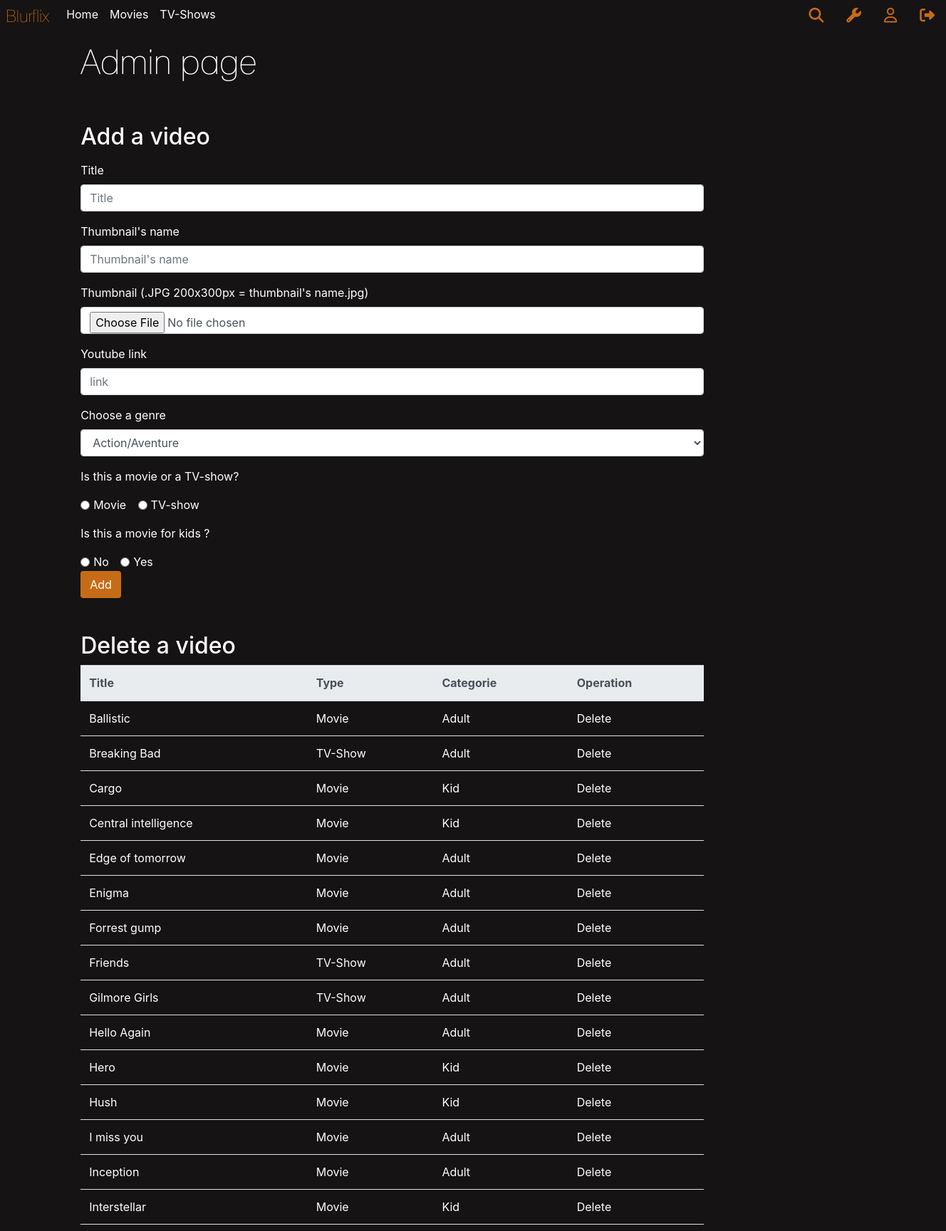
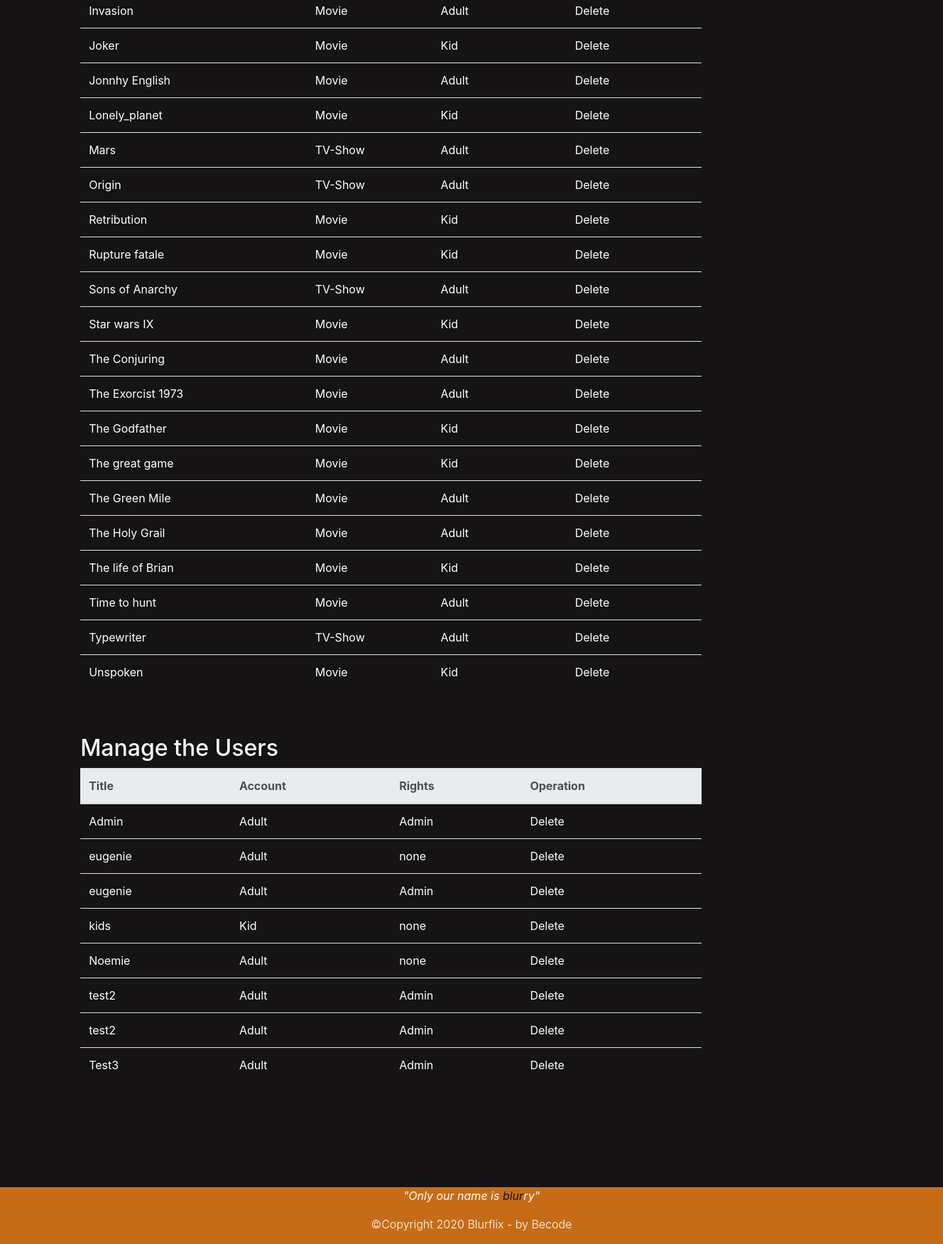
Page /admin.php (signed in) on the committed database (2 pictures, top to bottom).
### tables this page shows
CREATE TABLE IF NOT EXISTS `entities` (
  `Id` int(11) NOT NULL AUTO_INCREMENT,
  `Name` varchar(200) NOT NULL,
  `Thumbnails` varchar(200) NOT NULL,
  `Preview` varchar(400) NOT NULL,
  `CategoryId` int(10) NOT NULL,
  `movies` int(11) DEFAULT NULL,
  `adult` int(11) DEFAULT NULL,
  PRIMARY KEY (`Id`),
  KEY `CategoryId` (`CategoryId`)
);

CREATE TABLE IF NOT EXISTS `users` (
  `Id` int(20) NOT NULL AUTO_INCREMENT,
  `Username` varchar(200) NOT NULL,
  `Email` varchar(200) NOT NULL,
  `Password` varchar(200) NOT NULL,
  `Adult` char(1) NOT NULL,
  `Admin` int(11) NOT NULL DEFAULT '0',
  PRIMARY KEY (`Id`)
);

### admin.php (the view, shortened to what this page needs)
<!doctype html>
<html lang="en">
<head>
    <link rel="stylesheet" href="https://stackpath.bootstrapcdn.com/bootstrap/4.5.2/css/bootstrap.min.css"
>
    <link rel="stylesheet" href="assetsCSS/Homestyle.css">
</head>
<body>
    <?php
    include 'header.php';
    ?>
    <section class="container-fluid flexaccount text-white">
        <div class='row'>
            <div class="col-12 offset-md-1">
                <h1 class="fontfamily">Admin page</h1>
            </div>
        </div>
        <div class='row mt-5'>
            <div class="col-8 offset-1">
                <h2> Add a video</h2>
                <form class="form-container" action="admincible.php" method="post" enctype="multipart/form-data">
                    <div class="form-group">
                        <label for="title">Title</label>
                        <input type="text" class="form-control" id="title" placeholder="Title" name="title" required>
                    </div>
                    <div class="form-group">
                        <label for="thumbnailname">Thumbnail's name</label>
                        <input type="text" class="form-control" id="thumbnailname" placeholder="Thumbnail's name" name="thumbnailname" required>
                    </div>
                    <div class="form-group">
                        <label for="thumbnail">Thumbnail (.JPG 200x300px = thumbnail's name.jpg)</label>
                        <input type="file" class="form-control" id="thumbnail" name="thumbnail" required>
                    </div>
                    <div class="form-group">
                        <label for="preview">Youtube link</label>
                        <input type="text" class="form-control" id="preview" placeholder="link" name="preview" required>
                    </div>
                    <div class="form-group">
                        <label for="category">Choose a genre</label>
                        <select name="category" class="form-control" id="category">
                            <option value="1">Action/Aventure</option>
                        </select>
                    </div>
                    <p>Is this a movie or a TV-show? <p>
                    <div class="form-check form-check-inline">
                        <input class="form-check-input" type="radio" id="movie"  name="movies" value="1" required>
                        <label class="form-check-label" for="movie">Movie</label>
                    </div>
                    <div class="form-group form-check form-check-inline">
                        <input class="form-check-input" type="radio"  id="tvshow"  name="movies" value="0">
                        <label class="form-check-label" for="tvshow">TV-show</label>
                    </div>
                    <p>Is this a movie for kids ? <p>
                    <div class="form-check form-check-inline">
                        <input class="form-check-input" type="radio" id="adult"  name="adult" value="1" required>
                        <label class="form-check-label" for="adult">No</label>
                    </div>
                    <div class="form-check form-check-inline">
                        <input class="form-check-input" type="radio"  id="kid"  name="adult" value="0">
                        <label class="form-check-label" for="kid">Yes</label>
                    </div>
                    <input type="submit" value="Add" class="btn buttonconfirm text-white">
                </form>
            </div>
        </div>
        <div class='row mt-5'>
            <div class="col-8 offset-1">
                <h2> Delete a video</h2>
                <table style="width:100%" class="table text-white">
                <thead class="thead-light">
                <tr>
                <th scope="col">Title</th>
                <th scope="col">Type</th>
                <th scope="col">Categorie</th>
                <th scope="col">Operation</th>
                </tr>
                </thead>
                <?php
                include 'connectiondatabase.php';
                $reponse = $bdd->query('SELECT * FROM entities ORDER BY Name');
                while ($donnees = $reponse->fetch())
                {
                    if($donnees['movies']==1 AND $donnees['adult']==1){
                    echo "<tr>
                    <td scope=\"row\"><a href=\"video.php?titre=" . $donnees['Name'] . "\">" . $donnees['Name'] ."</a></td>
                    <td>Movie</td>
                    <td>Adult</td>
                    <td><a href=\"admincible.php?titre=" . $donnees['Name'] . "\">Delete</a></td>
                    </tr>" ;
                }elseif($donnees['movies']==1 AND $donnees['adult']==0){
                    echo "<tr>
                    <td scope=\"row\"><a href=\"video.php?titre=" . $donnees['Name'] . "\">" . $donnees['Name'] ."</a></td>
                    <td>Movie</td>
                    <td>Kid</td>
                    <td><a href=\"admincible.php?titre=" . $donnees['Name'] . "\">Delete</a></td>
                    </tr>" ;
                }elseif($donnees['movies']==0 AND $donnees['adult']==1){
                    echo "<tr>
                    <td scope=\"row\"><a href=\"video.php?titre=" . $donnees['Name'] . "\">". $donnees['Name'] ."</a></td>
                    <td>TV-Show</td>
                    <td>Adult</td>
                    <td><a href=\"admincible.php?titre=" . $donnees['Name'] . "\">Delete</a></td>
                    </tr>" ;
                }
                }$reponse->closeCursor();
                ?>
                </table>
            </div>
        </div>
        <div class='row mt-5'>
        <div class="col-8 offset-1">
                <h2> Manage the Users</h2>
                <table style="width:100%" class="table text-white">
                <thead class="thead-light">
                <tr>
                <th scope="col">Title</th>
                <th scope="col">Account</th>
                <th scope="col">Rights</th>
                <th scope="col">Operation</th>
                </tr>
                </thead>
                <?php
                include 'connectiondatabase.php';
                $reponse = $bdd->query('SELECT * FROM users ORDER BY Username');
                while ($donnees = $reponse->fetch())
                {
                    if($donnees['Adult']==1 AND $donnees['Admin']==0 ){
                    echo "<tr>
                    <td scope=\"row\">" . $donnees['Username'] ."</td>
                    <td>Adult</td>
                    <td>none</td>
                    <td><a href=\"admincible.php?user=" . $donnees['Username'] . "\">Delete</a></td>
                    </tr>" ;
                }elseif($donnees['Adult']==0 AND $donnees['Admin']==0){
                    echo "<tr>
                    <td scope=\"row\">" . $donnees['Username'] ."</td>
                    <td>Kid</td>
                    <td>none</td>
                    <td><a href=\"admincible.php?user=" . $donnees['Username'] . "\">Delete</a></td>
                    </tr>" ;
                }elseif($donnees['Adult']==1 AND $donnees['Admin']==1){
                    echo "<tr>
                    <td scope=\"row\">" . $donnees['Username'] ."</td>
                    <td>Adult</td>
                    <td>Admin</td>
                    <td><a href=\"admincible.php?user=" . $donnees['Username'] . "\">Delete</a></td>
                    </tr>" ;
                }
                }$reponse->closeCursor();
                ?>
                </table>
            </div>
        </div>
        <?php
        include 'footer.php';
        ?>
    </section>
</body>
</html>

### header.php (shortened to what this page needs)
<nav class="navbar-nav navbar-expand">
    <span class="navbar-brand blurflixnavbar ml-2"> Blurflix</span>
    <ul class="navbar-nav">
        <li class="nav-item d-none d-md-block"><a class="nav-link" href="home.php">Home</a></li>
        <li class="nav-item d-none d-md-block"><a class="nav-link" href="movies.php">Movies</a></li>
        <li class="nav-item d-none d-md-block"><a class="nav-link" href="tvshows.php">TV-Shows</a></li>
    </ul>
    <ul class="navbar-nav form-inline ml-auto">
        <li class="nav-item mx-2"><a class="nav-link" href="searchResults.php" title="Search"><i class="fas fa-search" style="font-size: 1.3em;color:#C76B16"></a></i></li>
        <?php
        include 'connectiondatabase.php';
        $req = $bdd->prepare('SELECT * FROM users WHERE Username = :username');
        $req->execute(array('username' => $_SESSION['username']));
        $resultat = $req->fetch();
        if($resultat['Admin']==1){
        echo "<li class=\"nav-item mx-2\"><a class=\"nav-link\" href=\"admin.php\" title=\"Admin\"><i class=\"fas fa-wrench\" style=\"font-size: 1.3em;color:#C76B16\"></a></i></li>";
        }
        ?>
        <li class="nav-item mx-2"><a class="nav-link" href="manageaccount.php" title="Manage account"><i class="far fa-user" style="font-size: 1.3em;color:#C76B16"></a></i></li>
        <li class="nav-item mx-2"><a class="nav-link" title="Sign out" id="signoutbutton"><i class="fas fa-sign-out-alt" style="font-size: 1.3em;color:#C76B16"></i></a></li>
    </ul>
</nav>

### footer.php
<footer class="container-fluid">
        <div class="row">
            <div class="col-12 text-center text-white">
                <p class="font-italic">"Only our name is <span class="wordfooter">blur</span>ry"</p>
                <p class="font-weight-light">&copy;Copyright 2020 Blurflix - by Becode</p>
            </div>
        </div>
</footer>

### assetsCSS/Homestyle.css (style rules this page uses)
.fontfamily { font-family: 'lane_-_narrowregular'; font-size : 300%; margin-top : 1%; }
html,body { height:100%; }
body { background-color: #151314; overflow-x: hidden; }
.blurflixnavbar { color:#C76B16; font-family: 'lane_-_narrowregular'; font-size : 150% }
a:link { color:white; }
.wordfooter { color:#151314; }
footer { background-color:#c76c16; margin-top:10%; }
.flexaccount { display : flex; flex-direction: column; margin:0; padding:0; }
.buttonconfirm { background-color:#c76c16; }

### rows in the picture
entities: Name "Ballistic"
entities: Name "Breaking Bad"
entities: Name "Cargo"
entities: Name "Central intelligence"
entities: Name "Edge of tomorrow"
entities: Name "Enigma"
entities: Name "Forrest gump"
entities: Name "Friends"
entities: Name "Gilmore Girls"
entities: Name "Hello Again"
entities: Name "Hero"
entities: Name "Hush"
entities: Name "I miss you"
entities: Name "Inception"
entities: Name "Interstellar"
entities: Name "Invasion"
entities: Name "Joker"
entities: Name "Jonnhy English"
entities: Name "Lonely_planet"
entities: Name "Mars"
entities: Name "Origin"
entities: Name "Retribution"
entities: Name "Rupture fatale"
entities: Name "Sons of Anarchy"
entities: Name "Star wars IX"
entities: Name "The Conjuring"
entities: Name "The Exorcist 1973"
entities: Name "The Godfather"
entities: Name "The great game"
entities: Name "The Green Mile"
entities: Name "The Holy Grail"
entities: Name "The life of Brian"
entities: Name "Time to hunt"
entities: Name "Typewriter"
entities: Name "Unspoken"
users: Username "Admin"
users: Username "eugenie"
users: Username "eugenie"
users: Username "kids"
users: Username "Noemie"
users: Username "test2"
users: Username "test2"
users: Username "Test3"
